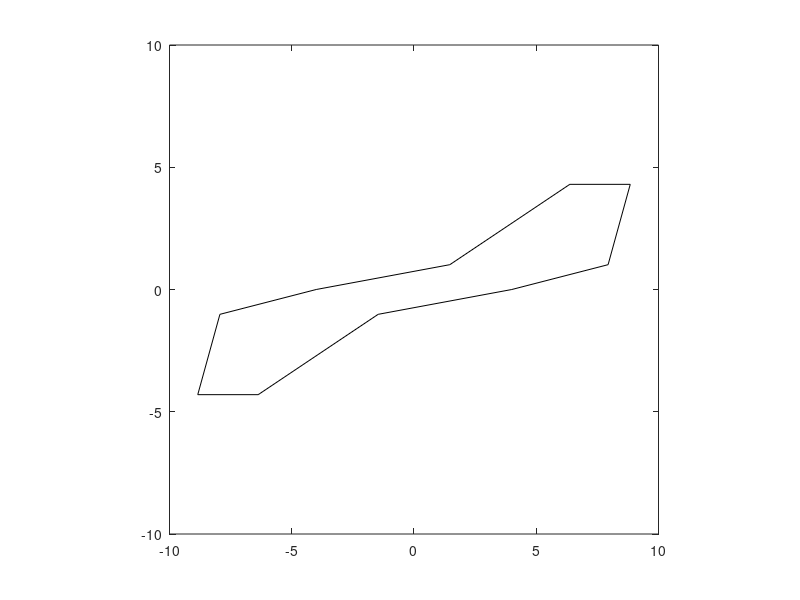

MATLAB code for this plot: (Note: this script raises an error after producing the figure.)
max = 200;
deltaT = 0.1;
bt = 10;
xBottom = -bt;
xTop = bt;
yBottom = -bt;
yTop = bt;
%c = 2;
%epsilon = 5;

rad = 5.0;
resolution = 10;
theta = linspace(0, 2 * pi - 2*pi/resolution, resolution);

x0 = 4.0 * cos(theta)  + 8*sin(theta);
y0 = rad * sin(theta).^3;
%x0 = rad * cos(theta)  + 8*sin(theta);
%y0 = rad * sin(theta).^3;

x = x0;
y = y0;

plot(x, y, 'k');
hold on;
plot([x(end) x(1)], [y(end) y(1)], 'k');
hold off;
axis equal square;
xlim([xBottom, xTop]);
ylim([yBottom, yTop]);
pause
xNext = x;
yNext = y;
for j = 1 : max
    for i = 1 : resolution
        if (i == 1)
            %periodic boundary conditions
            n = normal([x(end) y(end)], [x(i) y(i)], [x(i + 1) y(i + 1)]);
            k = kappa([x(end) y(end)], [x(i) y(i)], [x(i + 1) y(i + 1)]);
        elseif (i == resolution)
            n = normal([x(i - 1) y(i - 1)], [x(i) y(i)], [x(1) y(1)]);
            k = kappa([x(i - 1) y(i - 1)], [x(i) y(i)], [x(1) y(1)]);
        else
            n = normal([x(i - 1) y(i - 1)], [x(i) y(i)], [x(i + 1) y(i + 1)]);
            k = kappa([x(i - 1) y(i - 1)], [x(i) y(i)], [x(i + 1) y(i + 1)]);
        end
        xNext(i) = x(i) - deltaT * n(1) * k;
        yNext(i) = y(i) - deltaT * n(2) * k;
        %pause%(0.1)
    end
    x = xNext;
    y = yNext;
    plot(x, y, 'k');
    hold on;
    plot([x(end) x(1)], [y(end) y(1)], 'k');
    hold off;
    axis equal square;
    xlim([xBottom, xTop]);
    ylim([yBottom, yTop]);
    pause(0.1)
end


function [d]  = dist(p1, p2)
    d = sqrt((p1(1) - p1(1))^2 + (p1(2) - p2(2))^2);
end

function [n] = normal(p0, p1, p2)
    v1 = vector(p0, p1);
    v2 = vector(p1, p2);
    v = v1 + v2;
    %d = sqrt(v(1).^2 + v(2).^2);
    n = v/sqrt(v(1).^2 + v(2).^2);
end

function [v] = vector(p1, p2)
    d = dist(p1, p2);
    xDif = (p2(1) - p1(1)) / d;
    yDif = (p2(2) - p1(2)) / d;
    v = [yDif -xDif];
end

function [k] = kappa(p0, p1, p2)
    xDif = p2(1) - p1(1);
    yDif = p2(2) - p1(2);
    xDifDif = (p2(1) - 2 * p1(1) + p0(1));
    yDifDif = (p2(2) - 2 * p1(2) + p0(2));
    k = (xDif * yDifDif - yDif * xDifDif) / sqrt((xDif.^2 + yDif.^2).^3);
end
